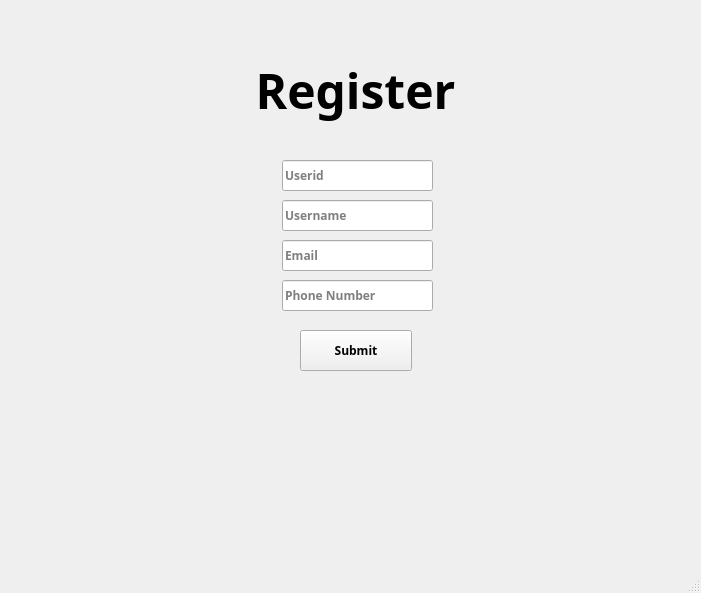
<?xml version="1.0" encoding="UTF-8"?>
<ui version="4.0">
 <class>MainWindow</class>
 <widget class="QMainWindow" name="MainWindow">
  <property name="geometry">
   <rect>
    <x>0</x>
    <y>0</y>
    <width>701</width>
    <height>593</height>
   </rect>
  </property>
  <property name="windowTitle">
   <string>MainWindow</string>
  </property>
  <widget class="QWidget" name="centralwidget">
   <widget class="QLabel" name="label">
    <property name="geometry">
     <rect>
      <x>170</x>
      <y>190</y>
      <width>80</width>
      <height>80</height>
     </rect>
    </property>
    <property name="text">
     <string/>
    </property>
    <property name="pixmap">
     <pixmap>image/user.png</pixmap>
    </property>
    <property name="scaledContents">
     <bool>true</bool>
    </property>
   </widget>
   <widget class="QLineEdit" name="lineEdit">
    <property name="geometry">
     <rect>
      <x>282</x>
      <y>200</y>
      <width>151</width>
      <height>31</height>
     </rect>
    </property>
    <property name="font">
     <font>
      <family>나눔고딕</family>
      <weight>75</weight>
      <bold>true</bold>
     </font>
    </property>
    <property name="placeholderText">
     <string>Username</string>
    </property>
   </widget>
   <widget class="QLineEdit" name="lineEdit_2">
    <property name="geometry">
     <rect>
      <x>282</x>
      <y>240</y>
      <width>151</width>
      <height>31</height>
     </rect>
    </property>
    <property name="font">
     <font>
      <family>나눔고딕</family>
      <weight>75</weight>
      <bold>true</bold>
     </font>
    </property>
    <property name="placeholderText">
     <string>Email</string>
    </property>
   </widget>
   <widget class="QLineEdit" name="lineEdit_3">
    <property name="geometry">
     <rect>
      <x>282</x>
      <y>280</y>
      <width>151</width>
      <height>31</height>
     </rect>
    </property>
    <property name="font">
     <font>
      <family>나눔고딕</family>
      <weight>75</weight>
      <bold>true</bold>
     </font>
    </property>
    <property name="placeholderText">
     <string>Phone Number</string>
    </property>
   </widget>
   <widget class="QLineEdit" name="lineEdit_4">
    <property name="geometry">
     <rect>
      <x>282</x>
      <y>160</y>
      <width>151</width>
      <height>31</height>
     </rect>
    </property>
    <property name="font">
     <font>
      <family>나눔고딕</family>
      <weight>75</weight>
      <bold>true</bold>
     </font>
    </property>
    <property name="placeholderText">
     <string>Userid</string>
    </property>
   </widget>
   <widget class="QLabel" name="label_2">
    <property name="geometry">
     <rect>
      <x>210</x>
      <y>50</y>
      <width>291</width>
      <height>81</height>
     </rect>
    </property>
    <property name="font">
     <font>
      <family>메이플스토리</family>
      <pointsize>36</pointsize>
      <weight>75</weight>
      <italic>false</italic>
      <bold>true</bold>
     </font>
    </property>
    <property name="text">
     <string>Register</string>
    </property>
    <property name="alignment">
     <set>Qt::AlignCenter</set>
    </property>
   </widget>
   <widget class="QPushButton" name="pushButton">
    <property name="geometry">
     <rect>
      <x>300</x>
      <y>330</y>
      <width>112</width>
      <height>41</height>
     </rect>
    </property>
    <property name="font">
     <font>
      <family>나눔고딕</family>
      <weight>75</weight>
      <bold>true</bold>
     </font>
    </property>
    <property name="text">
     <string>Submit</string>
    </property>
   </widget>
  </widget>
  <widget class="QMenuBar" name="menubar">
   <property name="geometry">
    <rect>
     <x>0</x>
     <y>0</y>
     <width>701</width>
     <height>26</height>
    </rect>
   </property>
  </widget>
  <widget class="QStatusBar" name="statusbar"/>
 </widget>
 <resources/>
 <connections/>
</ui>
